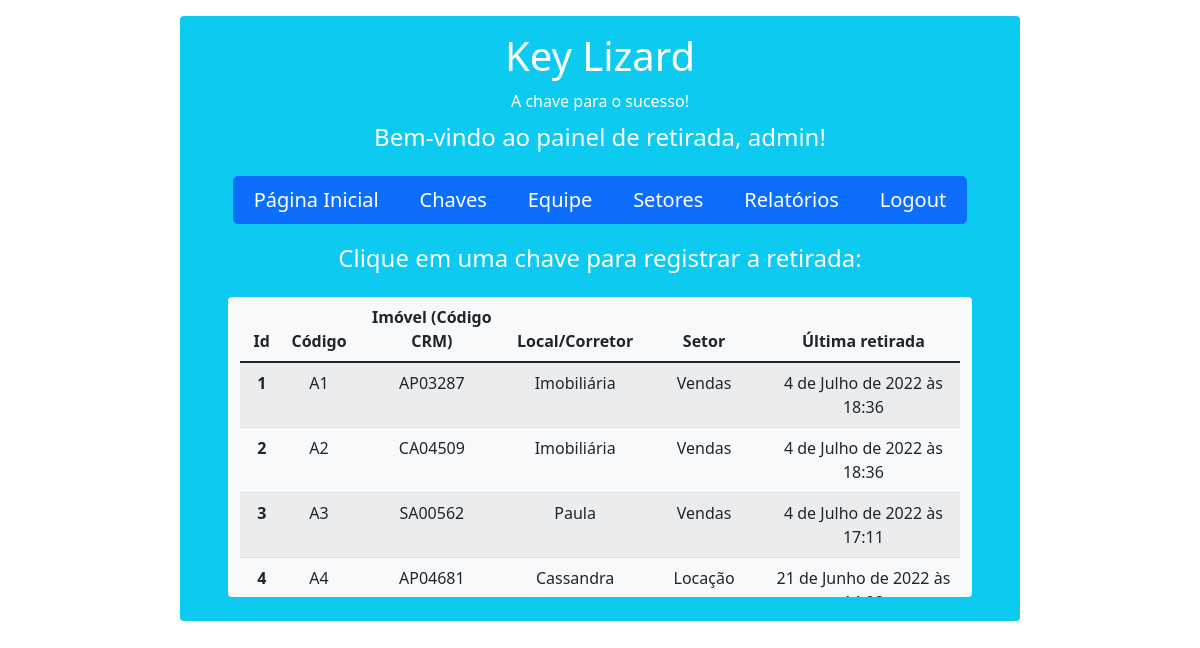
/usuarios/retirada/ (signed in), run on the app's committed database.
### chaves/models.py (models this page shows, shortened)
class Chave(models.Model):
    usuario = models.ForeignKey(User, on_delete=models.CASCADE)
    corretor = models.ForeignKey(Corretor, on_delete=models.SET_NULL, null=True, default='Imobiliária')
    setor_atribuido = models.ForeignKey(Setor, on_delete=models.SET_NULL, null=True, default='Administrativo')
    codigo = models.CharField(max_length=3)
    codigo_imovel_crm = models.CharField(max_length=30, null=True)
    horario = models.DateTimeField(auto_now_add=True)
    class Meta:
        db_table = 'tb_chaves'
        get_latest_by = 'horario'

### corretores/models.py (models this page shows)
class Corretor(models.Model):
    usuario = models.ForeignKey(User, on_delete=models.CASCADE)
    setor = models.ForeignKey(Setor, on_delete=models.CASCADE)
    nome = models.CharField(max_length=30, default='Imobiliária')
    def __str__(self):
        return self.nome
    class Meta:
        db_table = 'tb_corretores'

### setores/models.py (models this page shows)
class Setor(models.Model):
    usuario = models.ForeignKey(User, on_delete=models.CASCADE)
    nome_setor = models.CharField(max_length=30, default='Administrativo')
    def __str__(self):
        return self.nome_setor
    class Meta:
        db_table = 'tb_setores'

### usuarios/views.py (the view)
# urls.py: path('retirada/', views.selecionar_chave, name='selecionar_chave'),
def selecionar_chave(request):
    id_vendas = Setor.objects.get(nome_setor='Vendas')
    id_locacao = Setor.objects.get(nome_setor='Locação')
    chaves_cadastradas = request.user.chave_set.all()
    chaves_vendas = Chave.objects.filter(setor_atribuido=id_vendas).all()
    chaves_locacao = Chave.objects.filter(setor_atribuido=id_locacao).all()
    context = {
        'chaves_cadastradas': chaves_cadastradas,
        'chaves_vendas': chaves_vendas,
        'chaves_locacao': chaves_locacao
    }
    return render(request, 'retirada/selecionar_chave.html', context=context)

### usuarios/templates/retirada/selecionar_chave.html
{% extends 'base.html' %}
{% block content %}
    <div class="container rounded bg-info text-white mt-3 mb-3" style="max-width: 70%">
        <div class="row mt-3">
            <div class="col align-self-center text-center mt-3">
                <h1>Key Lizard</h1>
            </div>
        </div>
        <div class="row mt-1">
            <div class="col align-self-center text-center">
                <h6>A chave para o sucesso!</h6>
            </div>
        </div>
        {% if not user.is_authenticated %}
            <div class="row mt-3">
                <div class="col align-self-center text-center">
                    <strong>ATENÇÃO:</strong> Você não está logado!
                </div>
            </div>
            <div class="row mt-3">
                <div class="col align-self-center text-center">
                    <p>Para realizar o login: <a href="{% url 'login' %}" style="text-decoration: none">Clique aqui!</a> </p>
                </div>
            </div>
        {% else %}
            <div class="row mt-1 mb-3">
                <div class="col align-self-center text-center">
                    <h4>Bem-vindo ao painel de retirada, {{user.username}}!</h4>
                </div>
            </div>
            <div class="row">
                <div class="col align-self-center text-center">
                    <div class="btn-group btn-group-lg mb-3" style="width: 90%">
                        <a href="{% url 'usuarios:index' %}" class="btn btn-primary">Página Inicial</a>
                        <a href="{% url 'chaves:index_chaves' %}" class="btn btn-primary">Chaves</a>
                        <a href="{% url 'corretores:index_corretores' %}" class="btn btn-primary">Equipe</a>
                        <a href="{% url 'setores:index_setores' %}" class="btn btn-primary">Setores</a>
                        <a href="{% url 'relatorios:index_relatorios' %}" class="btn btn-primary">Relatórios</a>
                        <a href="{% url 'logout' %}" class="btn btn-primary">Logout</a>
                    </div>
                </div>
            </div>
            <div class="row mt-1 mb-3">
                <div class="col align-self-center text-center">
                    <h4>Clique em uma chave para registrar a retirada:</h4>
                </div>
            </div>
            <div class="row">
                <div class="col overflow-scroll rounded align-self-center text-center bg-light mx-5 mb-4"
                     style="max-height: 300px"
                >
                    <table class="table table-striped table-hover">
                        <thead>
                            <tr>
                                <th scope="col">Id</th>
                                <th scope="col">Código</th>
                                <th scope="col">Imóvel (Código CRM)</th>
                                <th scope="col">Local/Corretor</th>
                                <th scope="col">Setor</th>
                                <th scope="col">Última retirada</th>
                            </tr>
                        </thead>
                        <tbody>
                        {% for chave in chaves_cadastradas %}
                            <tr onclick="window.location='{% url 'usuarios:registrar_retirada' chave.pk %}';">
                                <th scope="row">{{ chave.id }}</th>
                                <td>{{ chave.codigo }}</td>
                                <td>{{ chave.codigo_imovel_crm }}</td>
                                <td>{{ chave.corretor }}</td>
                                <td>{{ chave.setor_atribuido }}</td>
                                <td>{{ chave.horario }}</td>
                            </tr>
                        {% endfor %}
                        </tbody>
                    </table>
                </div>
            </div>
        {% endif %}
    </div>
{% endblock %}

### data on the page
Chave: id "1", codigo "A1", codigo_imovel_crm "AP03287", corretor "Imobiliária", setor_atribuido "Vendas", horario "4 de Julho de 2022 às 18:36"
Chave: id "2", codigo "A2", codigo_imovel_crm "CA04509", corretor "Imobiliária", setor_atribuido "Vendas", horario "4 de Julho de 2022 às 18:36"
Chave: id "3", codigo "A3", codigo_imovel_crm "SA00562", corretor "Paula", setor_atribuido "Vendas", horario "4 de Julho de 2022 às 17:11"
Chave: id "4", codigo "A4", codigo_imovel_crm "AP04681", corretor "Cassandra", setor_atribuido "Locação", horario "21 de Junho de 2022 às…"

### other printed values
{{ user.username }} "admin"
